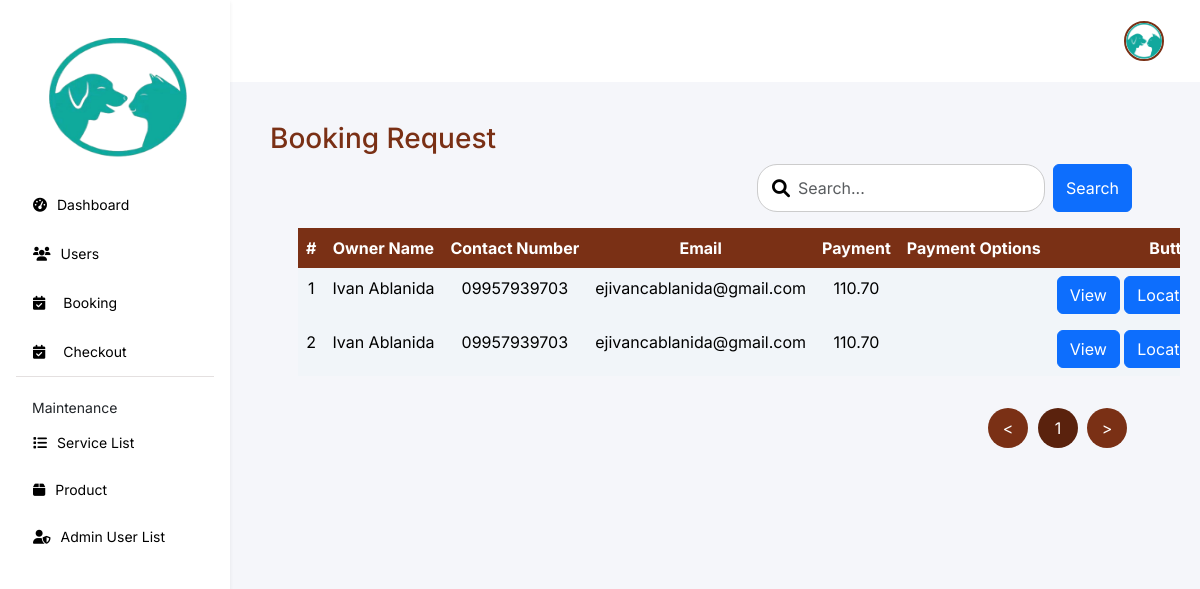
The app's page /features/admin/web/api/app-req.php (signed in), older data.
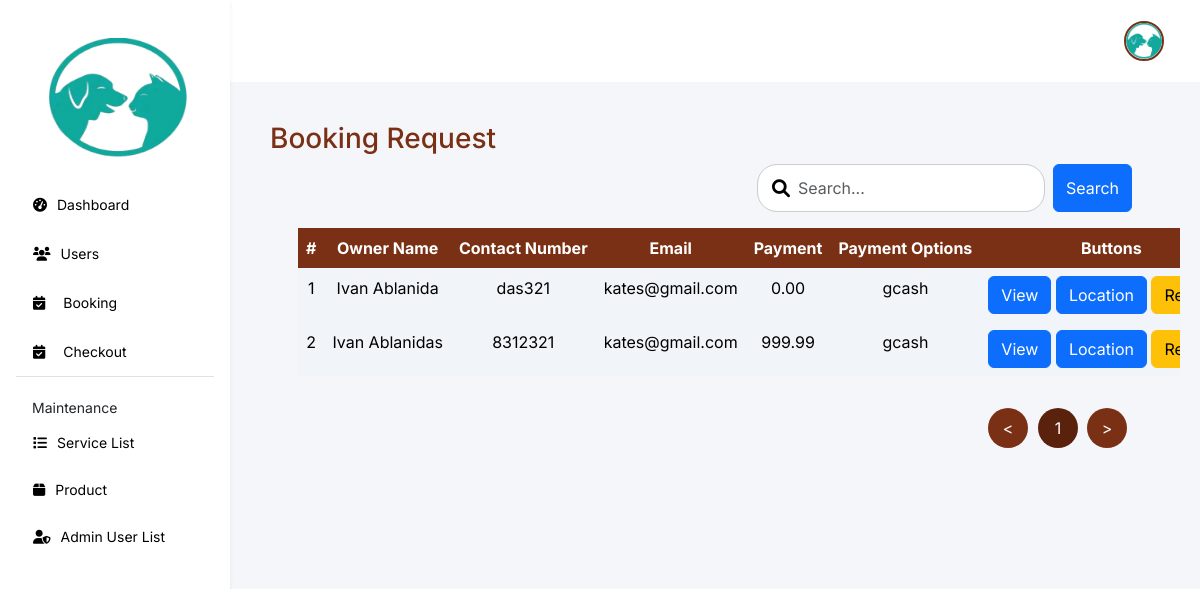
The same page, newer data.
### tables this page shows
CREATE TABLE `appointment` (
  `id` int(11) NOT NULL,
  `status` enum('pending','waiting','on-going','finish','cancel') NOT NULL DEFAULT 'pending',
  `owner_name` varchar(255) NOT NULL,
  `contact_num` varchar(20) NOT NULL,
  `email` varchar(255) NOT NULL,
  `barangay` varchar(255) DEFAULT NULL,
  `pet_type` varchar(50) NOT NULL,
  `breed` varchar(100) DEFAULT NULL,
  `age` int(11) DEFAULT NULL,
  `service_category` varchar(50) NOT NULL,
  `service` varchar(255) NOT NULL,
  `payment_option` varchar(50) DEFAULT NULL,
  `payment` decimal(10,2) NOT NULL,
  `appointment_time` time NOT NULL,
  `appointment_date` date NOT NULL,
  `created_at` timestamp NOT NULL DEFAULT current_timestamp(),
  `latitude` decimal(10,8) DEFAULT NULL,
  `longitude` decimal(11,8) DEFAULT NULL,
  `add_info` varchar(255) NOT NULL,
  `gcash_image` varchar(255) DEFAULT NULL,
  `gcash_reference` varchar(255) DEFAULT NULL
);

### features/admin/web/api/app-req.php (the view, shortened to what the changed rows need)
<?php
    require '../../../../db.php';
    $search = isset($_GET['search']) ? $_GET['search'] : '';
    $page = isset($_GET['page']) ? (int)$_GET['page'] : 1;
    $limit = 10;
    $offset = ($page - 1) * $limit;
    $sql = "SELECT * FROM appointment WHERE status = 'pending'";
    $sql .= " LIMIT $limit OFFSET $offset";
    $result = $conn->query($sql);
    $countSql = "SELECT COUNT(*) as total FROM appointment WHERE status = 'pending'";
    $totalResult = $conn->query($countSql);
    $totalRow = $totalResult->fetch_assoc();
    $totalPages = ceil($totalRow['total'] / $limit);
?>
<!DOCTYPE html>
<html lang="en">
<head>
    <link rel="stylesheet" href="https://cdnjs.cloudflare.com/ajax/libs/font-awesome/6.0.0-beta3/css/all.min.css">
    <link href="https://cdn.jsdelivr.net/npm/bootstrap@5.3.3/dist/css/bootstrap.min.css" rel="stylesheet">
    <link rel="stylesheet" href="../../css/app-req.css">
    <link rel="stylesheet" href="https://cdnjs.cloudflare.com/ajax/libs/sweetalert/1.1.3/sweetalert.min.css">
</head>
<body>
    <div class="content flex-grow-1">
        <div class="app-req">
            <div class="table-wrapper px-lg-5">
            <table class="table table-hover table-remove-borders">
                    <thead class="thead-light">
                        <tr>
                            <th>#</th>
                            <th>Owner Name</th>
                            <th>Contact Number</th>
                            <th>Email</th>
                            <th>Payment</th>
                            <th>Payment Options</th>
                            <th>Buttons</th>
                        </tr>
                    </thead>
                    <tbody>
                        <?php
                        if ($result->num_rows > 0) {
                            $index = 1;
                            while ($row = $result->fetch_assoc()) {
                                echo "<tr>";
                                echo "<td>{$index}</td>";
                                echo "<td>{$row['owner_name']}</td>";
                                echo "<td>{$row['contact_num']}</td>";
                                echo "<td>{$row['email']}</td>";
                                echo "<td>{$row['payment']}</td>";
                                echo "<td>{$row['payment_option']}</td>";
                                echo "<td>
                                <button class='btn btn-primary' data-bs-toggle='modal' data-bs-target='#viewModal' onclick='viewAdditionalInfo({$row['id']}, \"{$row['barangay']}\", \"{$row['pet_type']}\", \"{$row['breed']}\", \"{$row['age']}\", \"{$row['service']}\", \"" . date('F j, Y', strtotime($row['appointment_date'])) . "\", \"{$row['add_info']}\")'>View</button>
                                        <button class='btn btn-primary' data-bs-toggle='modal' data-bs-target='#locationModal' onclick='showMap({$row['latitude']}, {$row['longitude']})'>Location</button>
                                        <button class='btn btn-warning' data-bs-toggle='modal' data-bs-target='#gcashModal' onclick='showGcashImage(\"" . addslashes($row['gcash_image']) . "\")'>Receipt</button>
                                    </td>";
                                echo "</tr>";
                                $index++;
                            }
                        } else {
                            echo "<tr><td colspan='14' class='text-center'>No pending appointments found</td></tr>";
                        }
                        ?>
                    </tbody>
                </table>
            </div>
            <ul class="pagination justify-content-end mt-3 px-lg-5" id="paginationControls">
                <ul class="pagination" id="pageNumbers">
                    <?php
                    for ($i = 1; $i <= $totalPages; $i++) {
                        echo "<li class='page-item " . ($i == $page ? 'active' : '') . "'>
                                <a class='page-link' href='?page=$i&search=" . urlencode($search) . "'>$i</a>
                            </li>";
                    }
                    ?>
                </ul>
            </ul>
        </div>
    </div>
</body>
</html>

Row changes from the older to the newer data that the page shows:
removed appointment: owner_name "Ivan Ablanida", contact_num "09957939703", email "ejivancablanida@gmail.com", payment "110.70"
removed appointment: owner_name "Ivan Ablanida", contact_num "09957939703", email "ejivancablanida@gmail.com", payment "110.70"
added appointment: owner_name "Ivan Ablanida", contact_num "das321", email "kates@gmail.com", payment "0.00", payment_option "gcash"
added appointment: owner_name "Ivan Ablanidas", contact_num "8312321", email "kates@gmail.com", payment "999.99", payment_option "gcash"
